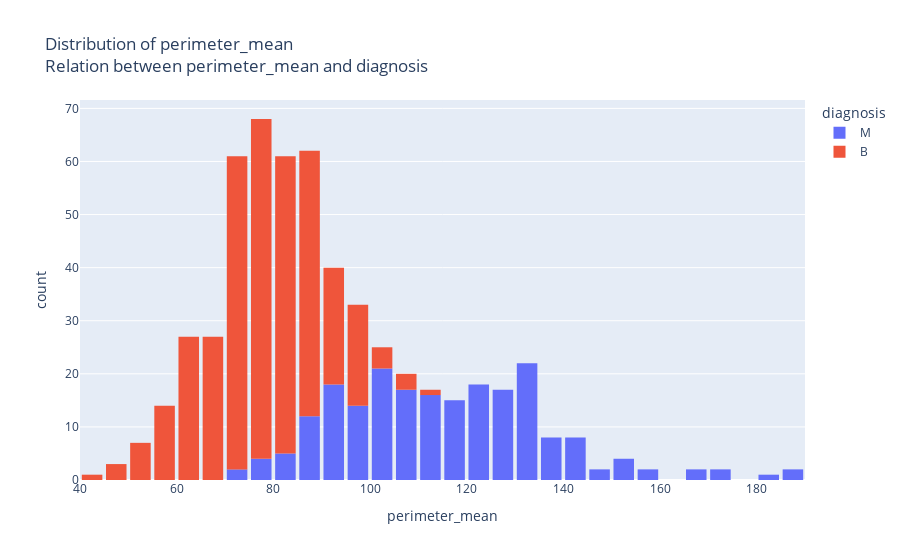
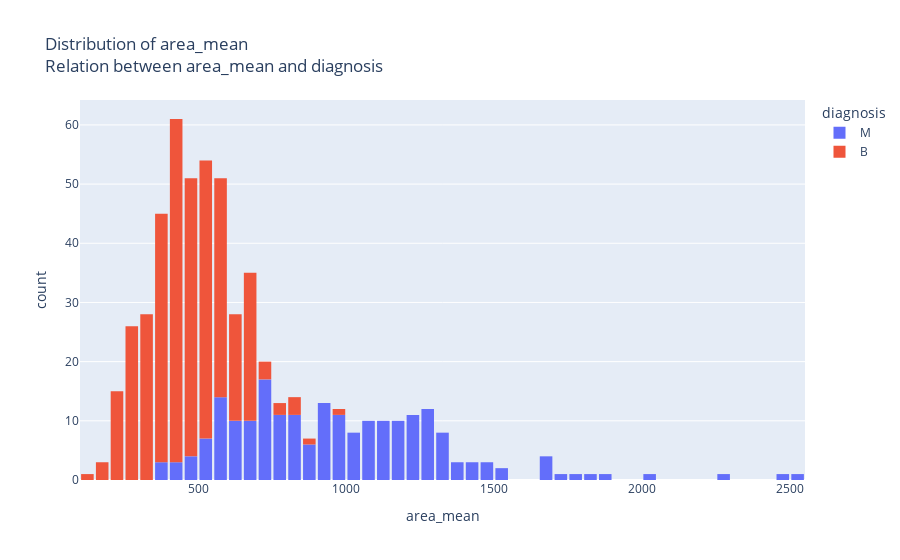
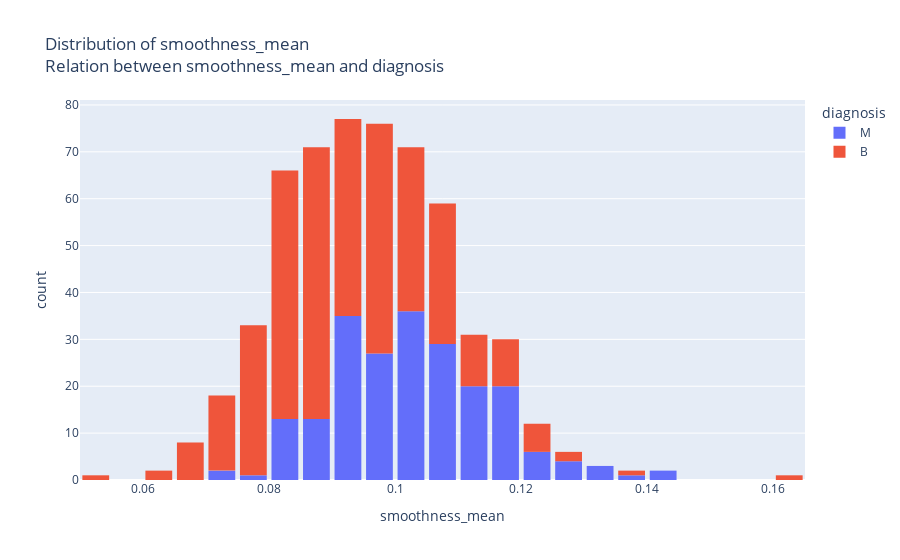

The notebook cell these images were saved under, in order:
### Markdown cell above
We use following code to print every single histogram:

" for i in range (df.shape[1]):
      print(distribution_check(df.columns[i])) "
    
In desire to keep this notebook clean and easy to reada, we will show just few of them which have some interesting characteristics:

### Code cell
#Let's see histograms of following features: perimeter_mean, area_mean, smoothness_mean#

distribution_check(df.columns[3])
distribution_check(df.columns[4])
distribution_check(df.columns[5])

### Figure 1 — Plotly figure (JSON) as saved in the notebook; plotly's stock layout.template omitted (floating-point values rounded to 4 significant figures; data arrays with more than 128 entries replaced by an {"elided": "..."} marker saying what was removed)
{"data": [{"alignmentgroup": "True", "bingroup": "x", "hovertemplate": "diagnosis=M<br>perimeter_mean=%{x}<br>count=%{y}<extra></extra>", "legendgroup": "M", "marker": {"color": "#636efa", "pattern": {"shape": ""}}, "name": "M", "nbinsx": 50, "offsetgroup": "M", "orientation": "v", "showlegend": true, "type": "histogram", "x": {"elided": "212 float values"}, "xaxis": "x", "yaxis": "y"}, {"alignmentgroup": "True", "bingroup": "x", "hovertemplate": "diagnosis=B<br>perimeter_mean=%{x}<br>count=%{y}<extra></extra>", "legendgroup": "B", "marker": {"color": "#EF553B", "pattern": {"shape": ""}}, "name": "B", "nbinsx": 50, "offsetgroup": "B", "orientation": "v", "showlegend": true, "type": "histogram", "x": {"elided": "357 float values"}, "xaxis": "x", "yaxis": "y"}], "layout": {"bargap": 0.15, "barmode": "relative", "legend": {"title": {"text": "diagnosis"}, "tracegroupgap": 0}, "title": {"text": "Distribution of perimeter_mean<br>Relation between perimeter_mean and diagnosis"}, "xaxis": {"anchor": "y", "domain": [0, 1], "title": {"text": "perimeter_mean"}}, "yaxis": {"anchor": "x", "domain": [0, 1], "title": {"text": "count"}}}}

### Figure 2 — Plotly figure (JSON) as saved in the notebook; plotly's stock layout.template omitted (floating-point values rounded to 4 significant figures; data arrays with more than 128 entries replaced by an {"elided": "..."} marker saying what was removed)
{"data": [{"alignmentgroup": "True", "bingroup": "x", "hovertemplate": "diagnosis=M<br>area_mean=%{x}<br>count=%{y}<extra></extra>", "legendgroup": "M", "marker": {"color": "#636efa", "pattern": {"shape": ""}}, "name": "M", "nbinsx": 50, "offsetgroup": "M", "orientation": "v", "showlegend": true, "type": "histogram", "x": {"elided": "212 float values"}, "xaxis": "x", "yaxis": "y"}, {"alignmentgroup": "True", "bingroup": "x", "hovertemplate": "diagnosis=B<br>area_mean=%{x}<br>count=%{y}<extra></extra>", "legendgroup": "B", "marker": {"color": "#EF553B", "pattern": {"shape": ""}}, "name": "B", "nbinsx": 50, "offsetgroup": "B", "orientation": "v", "showlegend": true, "type": "histogram", "x": {"elided": "357 float values"}, "xaxis": "x", "yaxis": "y"}], "layout": {"bargap": 0.15, "barmode": "relative", "legend": {"title": {"text": "diagnosis"}, "tracegroupgap": 0}, "title": {"text": "Distribution of area_mean<br>Relation between area_mean and diagnosis"}, "xaxis": {"anchor": "y", "domain": [0, 1], "title": {"text": "area_mean"}}, "yaxis": {"anchor": "x", "domain": [0, 1], "title": {"text": "count"}}}}

### Figure 3 — Plotly figure (JSON) as saved in the notebook; plotly's stock layout.template omitted (floating-point values rounded to 4 significant figures; data arrays with more than 128 entries replaced by an {"elided": "..."} marker saying what was removed)
{"data": [{"alignmentgroup": "True", "bingroup": "x", "hovertemplate": "diagnosis=M<br>smoothness_mean=%{x}<br>count=%{y}<extra></extra>", "legendgroup": "M", "marker": {"color": "#636efa", "pattern": {"shape": ""}}, "name": "M", "nbinsx": 50, "offsetgroup": "M", "orientation": "v", "showlegend": true, "type": "histogram", "x": {"elided": "212 float values"}, "xaxis": "x", "yaxis": "y"}, {"alignmentgroup": "True", "bingroup": "x", "hovertemplate": "diagnosis=B<br>smoothness_mean=%{x}<br>count=%{y}<extra></extra>", "legendgroup": "B", "marker": {"color": "#EF553B", "pattern": {"shape": ""}}, "name": "B", "nbinsx": 50, "offsetgroup": "B", "orientation": "v", "showlegend": true, "type": "histogram", "x": {"elided": "357 float values"}, "xaxis": "x", "yaxis": "y"}], "layout": {"bargap": 0.15, "barmode": "relative", "legend": {"title": {"text": "diagnosis"}, "tracegroupgap": 0}, "title": {"text": "Distribution of smoothness_mean<br>Relation between smoothness_mean and diagnosis"}, "xaxis": {"anchor": "y", "domain": [0, 1], "title": {"text": "smoothness_mean"}}, "yaxis": {"anchor": "x", "domain": [0, 1], "title": {"text": "count"}}}}
